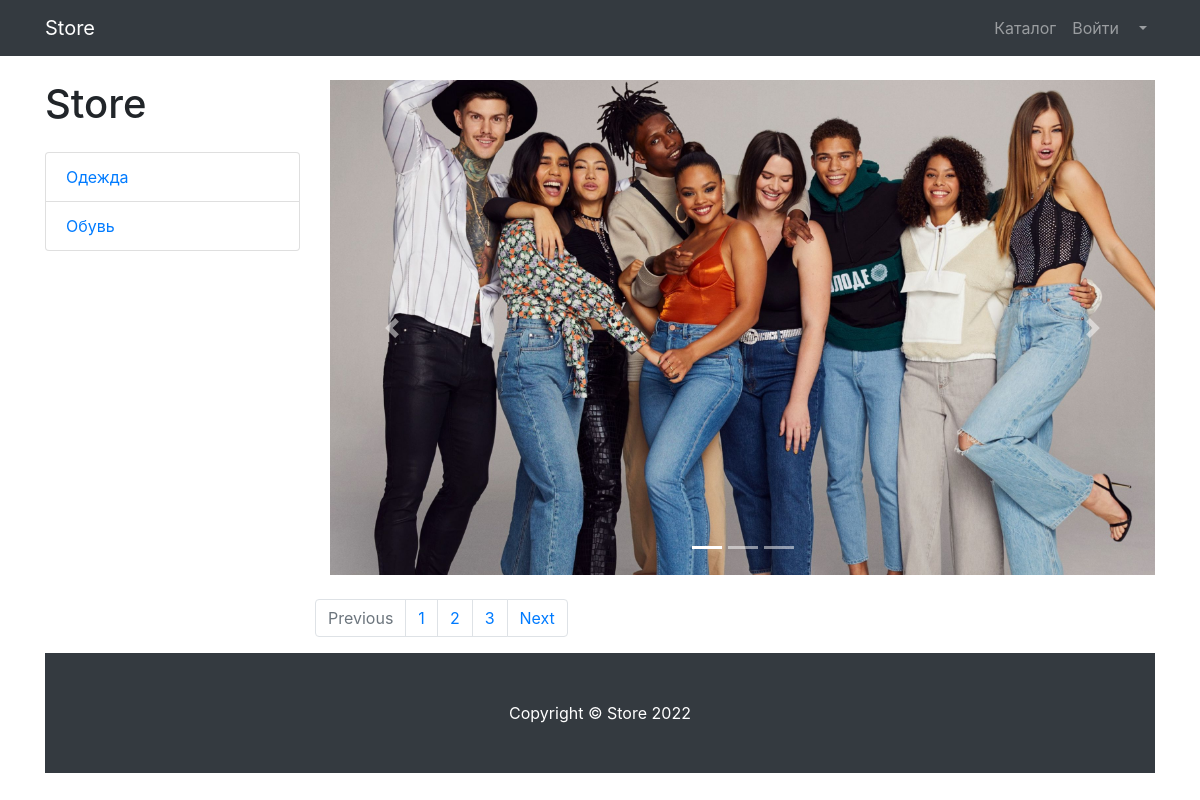
Before: /products/ with the older database file.
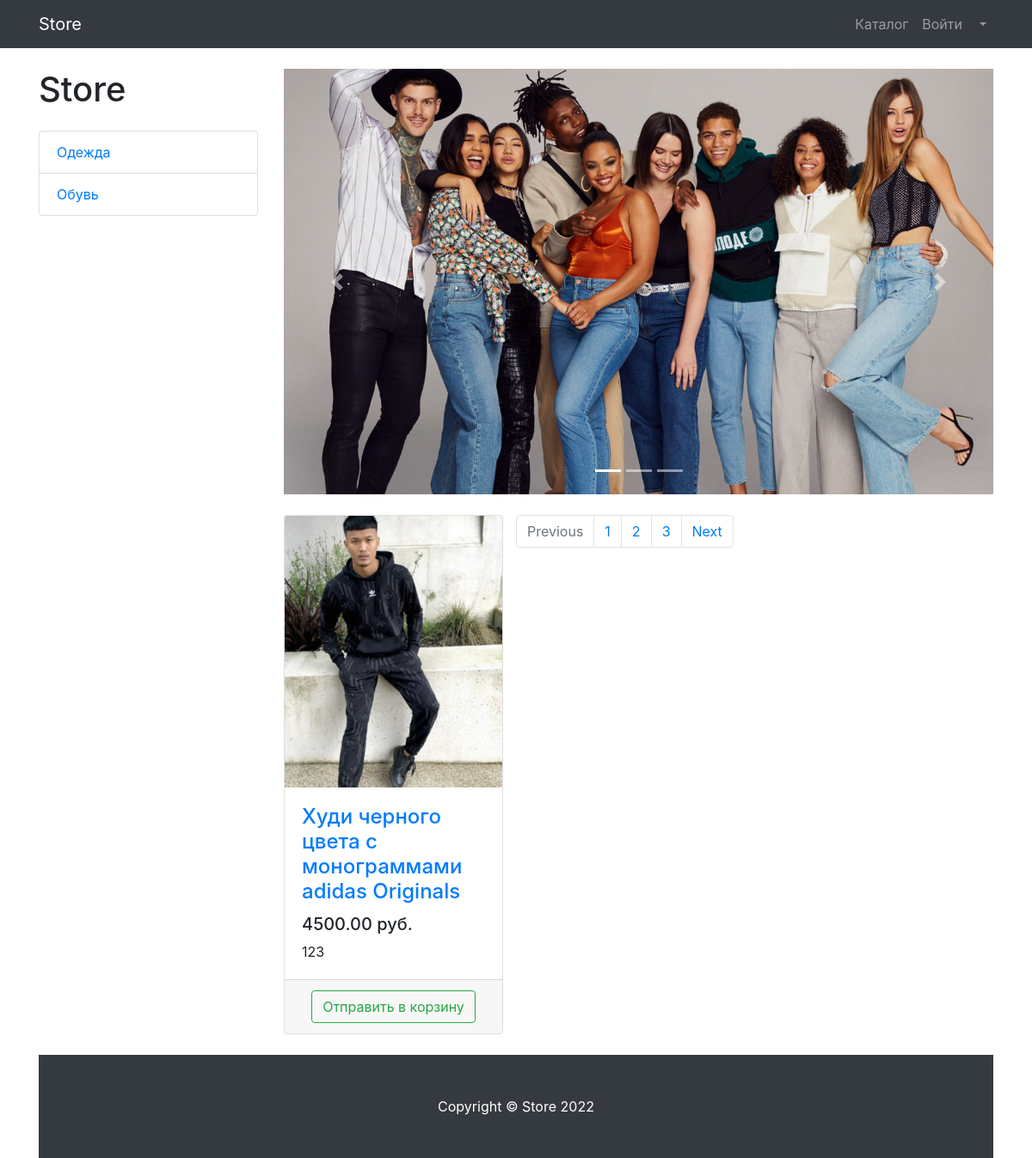
After: the same page with the newer database file.
### products/models.py (models this page shows, shortened)
class ProductCategory(models.Model):
    name = models.CharField(max_length=128, unique=True)
    description = models.TextField(null=True, blank=True)

class Product(models.Model):
    name = models.CharField(max_length=256)
    description = models.TextField()
    price = models.DecimalField(max_digits=8, decimal_places=2)
    quantity = models.PositiveIntegerField(default=0)
    image = models.ImageField(upload_to='media/')
    category = models.ForeignKey(to=ProductCategory, on_delete=models.CASCADE)

### products/views.py (the view)
# urls.py: path('products/', products, name='products')
def products(request):
    context = {
        'title': 'Store - Каталог',
        'products': Product.objects.all(),
        'categories': ProductCategory.objects.all()
    }
    return render(request, 'products/products.html', context)

### products/templates/products/products.html (shortened to what this page needs)
{% extends 'products/base.html' %}
{% load static %}
{% block css %}
    <link href="{% static 'vendor/css/products.css' %}" rel="stylesheet">
{% endblock %}
{% block content %}
    <div class="container">
    <div class="row">
        <div class="col-lg-3">
            <h1 class="my-4">Store</h1>
            <div class="list-group">
                {%for category in categories %}
                    <a href="#" class="list-group-item">{{category.name}}</a>
                {% endfor %}
            </div>
        </div>
        <div class="col-lg-9">
            <div id="carouselExampleIndicators" class="carousel slide my-4" data-ride="carousel">
                <ol class="carousel-indicators">
                    <li data-target="#carouselExampleIndicators" data-slide-to="0" class="active"></li>
                    <li data-target="#carouselExampleIndicators" data-slide-to="1"></li>
                    <li data-target="#carouselExampleIndicators" data-slide-to="2"></li>
                </ol>
                <div class="carousel-inner" role="listbox">
                    <div class="carousel-item active">
                        <img class="d-block img-fluid" src="/static/vendor/img/slides/slide-1.jpg" alt="First slide">
                    </div>
                </div>
                <a class="carousel-control-prev" href="#carouselExampleIndicators" role="button" data-slide="prev">
                    <span class="carousel-control-prev-icon" aria-hidden="true"></span>
                </a>
                <a class="carousel-control-next" href="#carouselExampleIndicators" role="button" data-slide="next">
                    <span class="carousel-control-next-icon" aria-hidden="true"></span>
                </a>
            </div>
            <div class="row">
                    {% for product in products %}
                    <div class="col-lg-4 col-md-6 mb-4">
                        <div class="card h-100">
                            <a href="#">
                                <img class="card-img-top"
                                     src="{{ product.image.url }}"
                                     alt="">
                            </a>
                            <div class="card-body">
                                <h4 class="card-title">
                                    <a href="#">{{ product.name }}</a>
                                </h4>
                                <h5>{{ product.price }} руб.</h5>
                                <p class="card-text">{{ product.description }}</p>
                            </div>
                            <div class="card-footer text-center">
                                <button type="button" class="btn btn-outline-success">Отправить в корзину</button>
                            </div>
                        </div>
                    </div>
            {% endfor %}
            <nav aria-label="Page navigation example">
                <ul class="pagination justify-content-center">
                    <li class="page-item disabled">
                        <a class="page-link" href="#" tabindex="-1" aria-disabled="true">Previous</a>
                    </li>
                    <li class="page-item"><a class="page-link" href="#">1</a></li>
                    <li class="page-item"><a class="page-link" href="#">2</a></li>
                    <li class="page-item"><a class="page-link" href="#">3</a></li>
                    <li class="page-item">
                        <a class="page-link" href="#">Next</a>
                    </li>
                </ul>
            </nav>
        </div>
    </div>
</div>
{% endblock%}
{% block footer %}
    <footer class="py-5 bg-dark">
    <div class="container">
        <p class="m-0 text-center text-white">Copyright &copy; Store 2022</p>
    </div>
</footer>
{% endblock %}

Changed rows visible on the page:
added Product: image (picture), name "Худи черного цвета с монограммами adidas Originals", price "4500.00", description "123"
